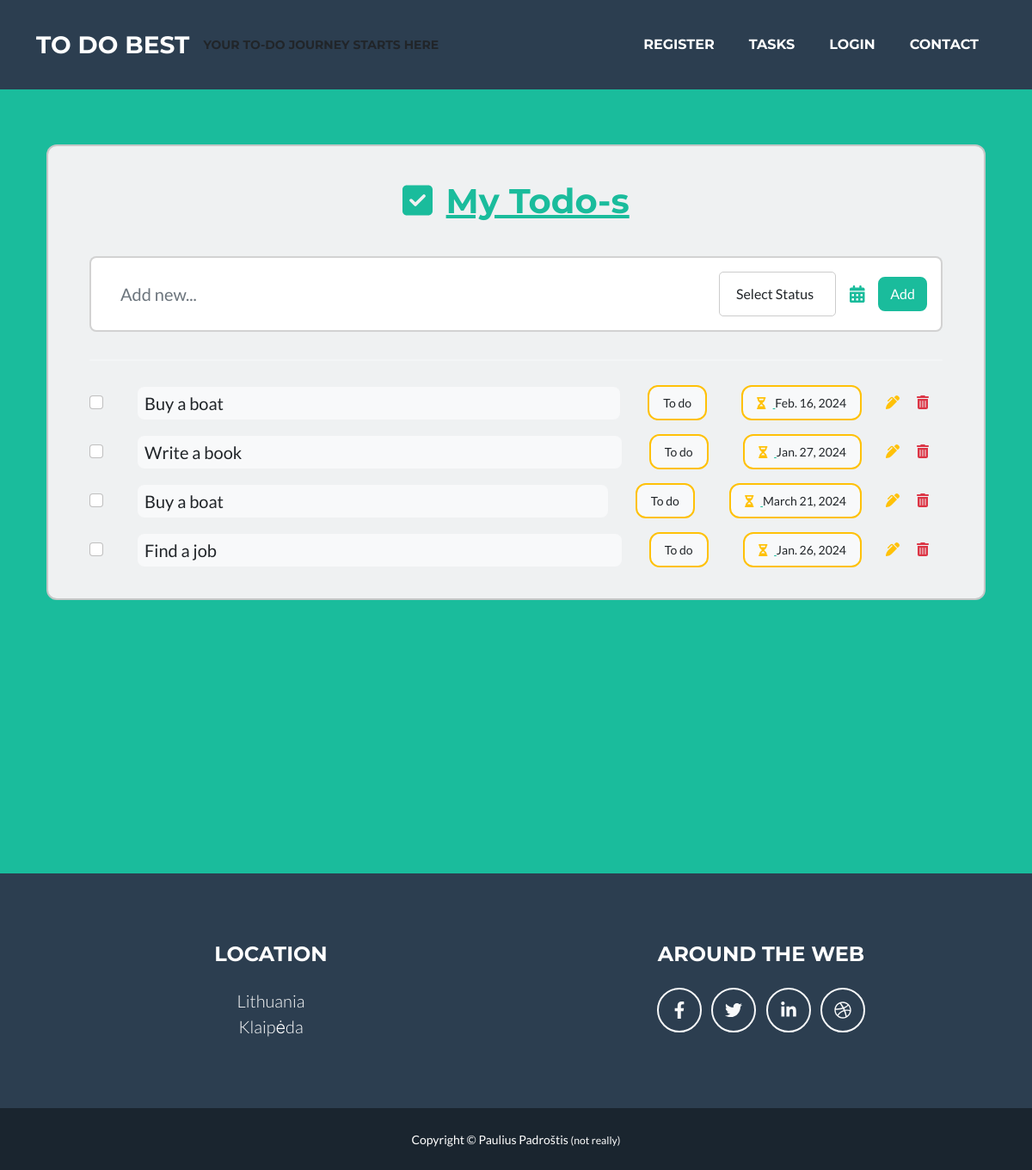
The page /tasks/ on the database as committed earlier.
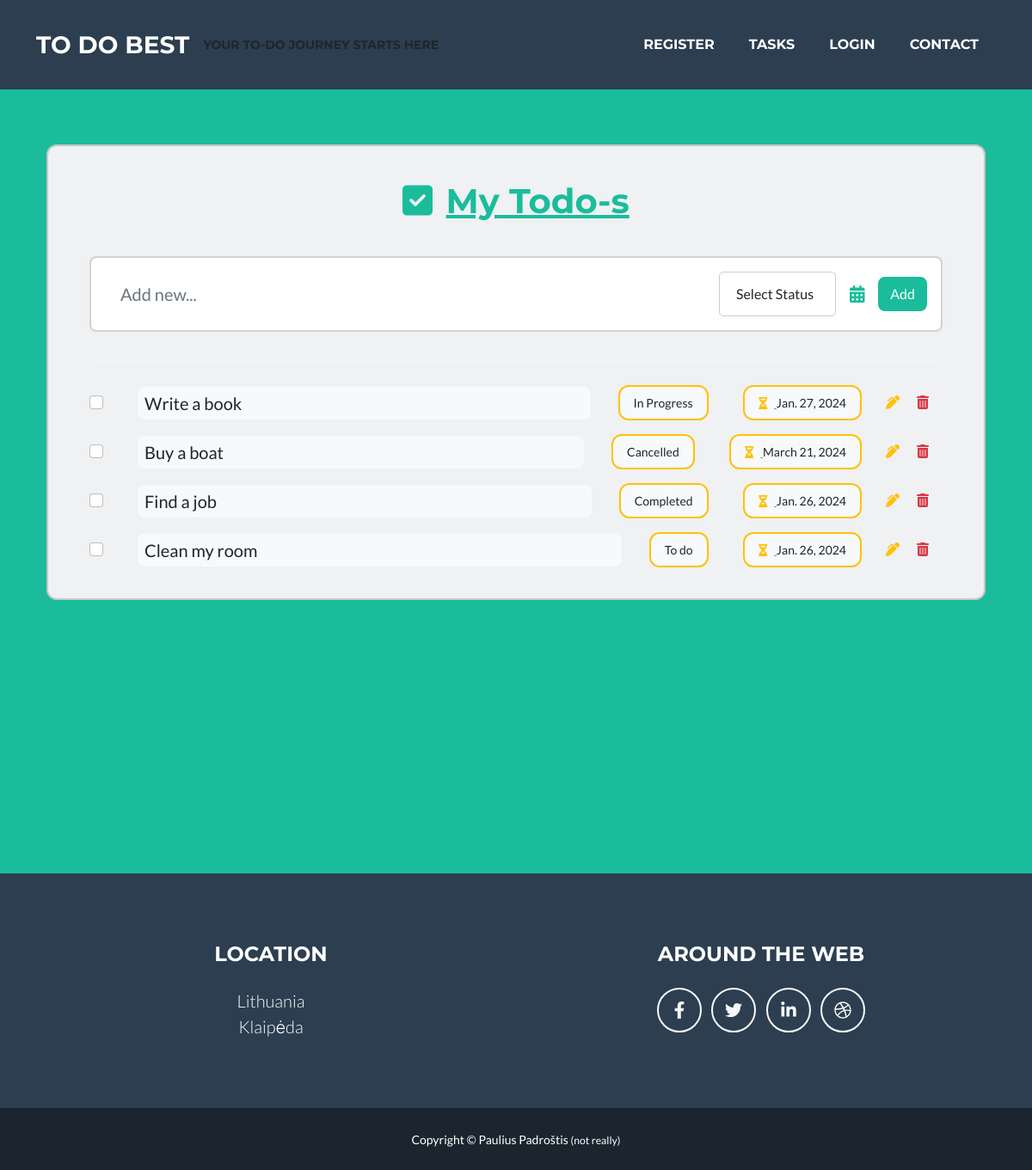
The same page on the database as committed later.
### todoapp/models.py (models this page shows, shortened)
class Task(models.Model):
    task = models.CharField(verbose_name='Task', max_length=200)
    creation_date = models.DateTimeField(verbose_name='Task created', auto_now_add=True)
    due_date = models.DateField(verbose_name='Due on', blank=True, null=True)
    COMPLETION_STATUS = (
        ('td', 'To do'),
        ('ip', 'In Progress'),
        ('ca', 'Cancelled'),
        ('co', 'Completed'),
    )
    status = models.CharField(max_length=2, choices=COMPLETION_STATUS, default='td', help_text='Task status')
    class Meta:
        verbose_name = 'Task'
        verbose_name_plural = 'Tasks'

### todoapp/views.py (the view)
# urls.py: path('tasks/', views.TaskListView.as_view(), name='tasks'),
class TaskListView(generic.ListView):
    model = Task
    template_name = 'tasklist.html'
    context_object_name = 'task'
    def get_context_data(self, **kwargs):
        context = super().get_context_data(**kwargs)
        context['status_choices'] = Task.COMPLETION_STATUS
        return context

### todoapp/templates/tasklist.html (shortened to what the changed rows need)
{% extends "base.html" %}
{% load static %}
{% load crispy_forms_tags %}
{% block TaskListCSS %}
<link href="{% static 'css/todo.css' %}" rel="stylesheet"/> {% endblock %}
{% block Content %}
<section class="vh-100">
    <div class="container py-5 h-50">
        <div class="row d-flex justify-content-center align-items-center h-50">
            <div class="col">
                <div class="card fixed-header" id="list1" style="border-radius: .75rem; background-color: #eff1f2;">
                    <div class="card-body py-4 px-4 px-md-5">
                        {% for item in task %}
                            <ul id="taskList" class="list-group list-group-horizontal rounded-0 mb-2">
                                <li class="list-group-item d-flex align-items-center ps-0 pe-3 py-1 rounded-0 border-0 bg-transparent">
                                    <div class="form-check">
                                        <input class="form-check-input me-0" type="checkbox" value="" aria-label="..."/>
                                    </div>
                                </li>
                                <li class="list-group-item px-3 py-1 d-flex align-items-center flex-grow-1 border-0 bg-transparent">
                                    <p class="lead fw-normal mb-0 bg-light w-100 ms-n2 ps-2 py-1 rounded">{{item.task}}</p>
                                </li>
                                <li class="list-group-item px-3 py-1 d-flex align-items-center border-0 bg-transparent">
                                    <div class="py-2 px-3 me-2 border border-warning rounded-3 d-flex align-items-center bg-light">
                                        <p class="small mb-0" data-mdb-toggle="tooltip" title="Status">
                                            {{item.get_status_display}}
                                        </p>
                                    </div>
                                </li>
                                <li class="list-group-item px-3 py-1 d-flex align-items-center border-0 bg-transparent">
                                    <div class="py-2 px-3 me-2 border border-warning rounded-3 d-flex align-items-center bg-light">
                                        <p class="small mb-0">
                                            <a href="#!" data-mdb-toggle="tooltip" title="Due on date">
                                                <i class="fas fa-hourglass-half me-2 text-warning"></i>
                                            </a>
                                            {{item.due_date}}
                                        </p>
                                    </div>
                                </li>
                                <li class="list-group-item ps-1 mt-1  rounded-0 border-0 bg-transparent">
                                    <div class="d-flex flex-row justify-content-end mb-1">
                                        <a href="{% url 'update_todo' pk=item.id %}" class="text-warning" data-mdb-toggle="tooltip" title="Edit"><i class="fas fa-pen-alt"></i></a>
                                    </div>
                                </li>
                                <li class="list-group-item ps-1 mt-1  rounded-0 border-0 bg-transparent">
                                    <div class="d-flex flex-row justify-content-end mb-1">
                                        <a href="#!" class="text-danger" data-mdb-toggle="tooltip" title="Delete" onclick="deleteTask('{{item.id}}')"><i class="fas fa-trash-alt"></i></a>
                                    </div>
                                </li>
                            </ul>
                        {% endfor %}
                    </div>
                </div>
            </div>
        </div>
    </div>
</section>
{% endblock %}

Rows that differ between the two databases and show on the page:
removed Task: task "Buy a boat", status "To do", due_date "Feb. 16, 2024"
changed Task "Write a book": status "To do" → "In Progress"
changed Task "Buy a boat": status "To do" → "Cancelled"
changed Task "Find a job": status "To do" → "Completed"
added Task: task "Clean my room", status "To do", due_date "Jan. 26, 2024"
